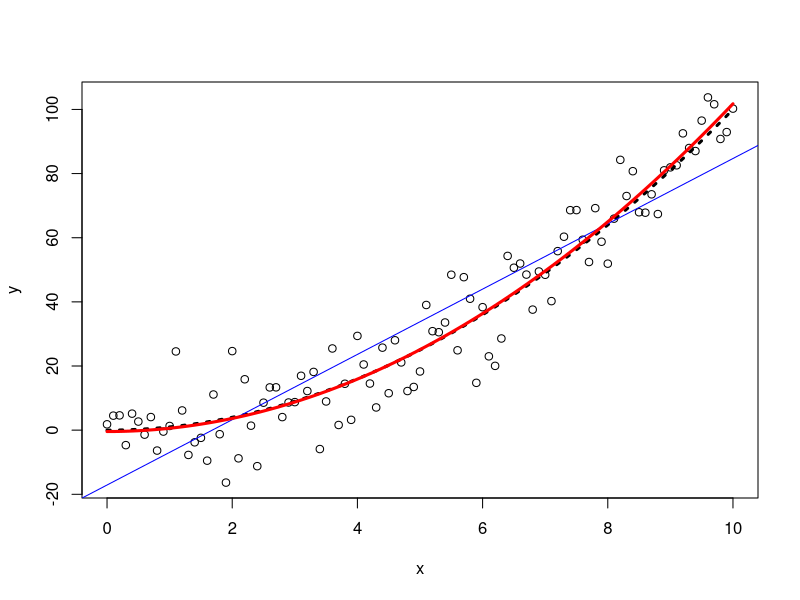

The R script that drew this image:


starting <- 0
ending   <- 10

x<- seq(starting,ending,0.1)
y<- x^2 +rnorm(x)*10
plot(x,y)
curve(x^2, starting,ending, add=T, col="black", lty=3, lwd=3)

lin_fit <- lm(y~x)
abline(lin_fit, col="blue")


nonlin_fit <- lm(y~I(x^2))
lines(x, predict(nonlin_fit), col="red", lwd= 3)


summary(lin_fit)
summary(nonlin_fit)




